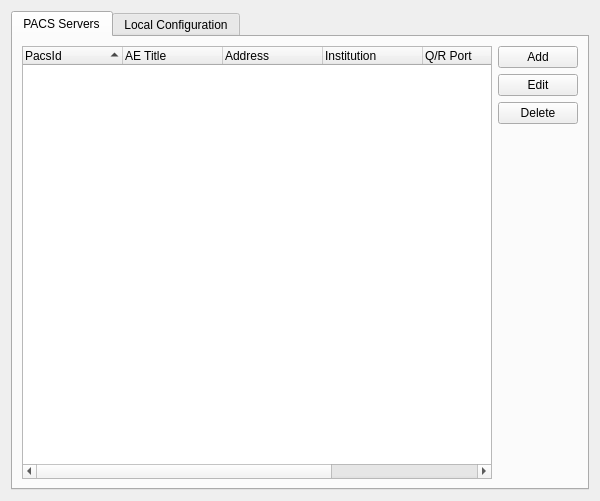
<?xml version="1.0" encoding="UTF-8"?>
<ui version="4.0">
 <class>QPacsConfigurationScreenBase</class>
 <widget class="QWidget" name="QPacsConfigurationScreenBase">
  <property name="geometry">
   <rect>
    <x>0</x>
    <y>0</y>
    <width>600</width>
    <height>501</height>
   </rect>
  </property>
  <property name="windowTitle">
   <string>PACS Configuration</string>
  </property>
  <property name="windowIcon">
   <iconset resource="../main/themes/starviewer/starviewer.qrc">
    <normaloff>:/images/icons/preferences-system-network.svg</normaloff>:/images/icons/preferences-system-network.svg</iconset>
  </property>
  <layout class="QHBoxLayout" name="horizontalLayout">
   <item>
    <widget class="QTabWidget" name="tabConfiguration">
     <property name="currentIndex">
      <number>0</number>
     </property>
     <widget class="QWidget" name="tab_3">
      <attribute name="title">
       <string>PACS Servers</string>
      </attribute>
      <layout class="QHBoxLayout" name="horizontalLayout_3">
       <item>
        <widget class="QTreeWidget" name="m_PacsTreeView">
         <property name="alternatingRowColors">
          <bool>true</bool>
         </property>
         <property name="selectionBehavior">
          <enum>QAbstractItemView::SelectRows</enum>
         </property>
         <property name="indentation">
          <number>20</number>
         </property>
         <property name="rootIsDecorated">
          <bool>false</bool>
         </property>
         <property name="uniformRowHeights">
          <bool>false</bool>
         </property>
         <property name="itemsExpandable">
          <bool>false</bool>
         </property>
         <property name="sortingEnabled">
          <bool>true</bool>
         </property>
         <column>
          <property name="text">
           <string>PacsId</string>
          </property>
         </column>
         <column>
          <property name="text">
           <string>AE Title</string>
          </property>
         </column>
         <column>
          <property name="text">
           <string>Address</string>
          </property>
         </column>
         <column>
          <property name="text">
           <string>Institution</string>
          </property>
         </column>
         <column>
          <property name="text">
           <string>Q/R Port</string>
          </property>
         </column>
         <column>
          <property name="text">
           <string>Send Port</string>
          </property>
         </column>
         <column>
          <property name="text">
           <string>Default Query PACS</string>
          </property>
         </column>
         <column>
          <property name="text">
           <string/>
          </property>
         </column>
        </widget>
       </item>
       <item>
        <layout class="QVBoxLayout" name="verticalLayout">
         <item>
          <widget class="QPushButton" name="m_buttonAddPacs">
           <property name="toolTip">
            <string>Add a new PACS to the list</string>
           </property>
           <property name="text">
            <string>Add</string>
           </property>
           <property name="icon">
            <iconset resource="../main/themes/starviewer/starviewer.qrc">
             <normaloff>:/images/icons/list-add.svg</normaloff>:/images/icons/list-add.svg</iconset>
           </property>
          </widget>
         </item>
         <item>
          <widget class="QPushButton" name="m_buttonEditPacs">
           <property name="toolTip">
            <string>Edit parameters of the selected PACS</string>
           </property>
           <property name="text">
            <string>Edit</string>
           </property>
           <property name="icon">
            <iconset resource="../main/themes/starviewer/starviewer.qrc">
             <normaloff>:/images/icons/pencil.svg</normaloff>:/images/icons/pencil.svg</iconset>
           </property>
          </widget>
         </item>
         <item>
          <widget class="QPushButton" name="m_buttonDeletePacs">
           <property name="toolTip">
            <string>Delete selected PACS</string>
           </property>
           <property name="text">
            <string>Delete</string>
           </property>
           <property name="icon">
            <iconset resource="../main/themes/starviewer/starviewer.qrc">
             <normaloff>:/images/icons/edit-delete.svg</normaloff>:/images/icons/edit-delete.svg</iconset>
           </property>
          </widget>
         </item>
         <item>
          <spacer name="verticalSpacer">
           <property name="orientation">
            <enum>Qt::Vertical</enum>
           </property>
           <property name="sizeHint" stdset="0">
            <size>
             <width>20</width>
             <height>40</height>
            </size>
           </property>
          </spacer>
         </item>
        </layout>
       </item>
      </layout>
     </widget>
     <widget class="QWidget" name="TabPage_2">
      <attribute name="title">
       <string>Local Configuration</string>
      </attribute>
      <layout class="QVBoxLayout" name="verticalLayout_3">
       <item>
        <widget class="QLabel" name="label_15">
         <property name="font">
          <font>
           <weight>75</weight>
           <bold>true</bold>
          </font>
         </property>
         <property name="text">
          <string>Local DICOM Configuration</string>
         </property>
        </widget>
       </item>
       <item>
        <layout class="QGridLayout" name="gridLayout_3">
         <item row="0" column="0">
          <widget class="QLabel" name="textLabel3">
           <property name="text">
            <string>Local Machine AE Title:</string>
           </property>
          </widget>
         </item>
         <item row="0" column="1">
          <widget class="QLineEdit" name="m_textAETitleMachine">
           <property name="maxLength">
            <number>16</number>
           </property>
          </widget>
         </item>
         <item row="1" column="0">
          <widget class="QLabel" name="textLabel5">
           <property name="text">
            <string>Max. Seconds for Timeout:</string>
           </property>
          </widget>
         </item>
         <item row="1" column="1">
          <widget class="QLineEdit" name="m_textTimeout">
           <property name="maxLength">
            <number>8</number>
           </property>
          </widget>
         </item>
         <item row="2" column="0">
          <widget class="QLabel" name="textLabel6">
           <property name="text">
            <string>Incoming Connections Port:</string>
           </property>
          </widget>
         </item>
         <item row="2" column="1">
          <widget class="QLineEdit" name="m_textLocalPort">
           <property name="maxLength">
            <number>8</number>
           </property>
          </widget>
         </item>
         <item row="3" column="0">
          <widget class="QLabel" name="textLabel7">
           <property name="text">
            <string>Max. Simultaneous Connections:</string>
           </property>
          </widget>
         </item>
         <item row="3" column="1">
          <widget class="QLineEdit" name="m_textMaxConnections">
           <property name="maxLength">
            <number>8</number>
           </property>
          </widget>
         </item>
         <item row="1" column="2" rowspan="3">
          <widget class="QFrame" name="m_warningFrameIncomingConnectionsPortInUse">
           <layout class="QHBoxLayout" name="horizontalLayout_2">
            <property name="leftMargin">
             <number>0</number>
            </property>
            <property name="topMargin">
             <number>0</number>
            </property>
            <property name="rightMargin">
             <number>0</number>
            </property>
            <property name="bottomMargin">
             <number>0</number>
            </property>
            <item>
             <widget class="QLabel" name="label_16">
              <property name="minimumSize">
               <size>
                <width>16</width>
                <height>16</height>
               </size>
              </property>
              <property name="maximumSize">
               <size>
                <width>16</width>
                <height>16</height>
               </size>
              </property>
              <property name="styleSheet">
               <string notr="true">image: url(:/images/icons/emblem-warning.svg)</string>
              </property>
             </widget>
            </item>
            <item>
             <widget class="QLabel" name="label_13">
              <property name="text">
               <string>This port is in use by another application.</string>
              </property>
              <property name="wordWrap">
               <bool>true</bool>
              </property>
             </widget>
            </item>
           </layout>
          </widget>
         </item>
        </layout>
       </item>
       <item>
        <widget class="QLabel" name="label_14">
         <property name="font">
          <font>
           <weight>75</weight>
           <bold>true</bold>
          </font>
         </property>
         <property name="text">
          <string>Institution Contact Information</string>
         </property>
        </widget>
       </item>
       <item>
        <layout class="QGridLayout" name="gridLayout_4">
         <item row="0" column="0">
          <widget class="QLabel" name="label_3">
           <property name="text">
            <string>Institution:</string>
           </property>
          </widget>
         </item>
         <item row="0" column="1" colspan="3">
          <widget class="QLineEdit" name="m_textInstitutionName">
           <property name="maxLength">
            <number>150</number>
           </property>
          </widget>
         </item>
         <item row="1" column="0">
          <widget class="QLabel" name="label_4">
           <property name="text">
            <string>Address:</string>
           </property>
          </widget>
         </item>
         <item row="1" column="1" colspan="3">
          <widget class="QLineEdit" name="m_textInstitutionAddress">
           <property name="maxLength">
            <number>150</number>
           </property>
          </widget>
         </item>
         <item row="2" column="0">
          <widget class="QLabel" name="label_5">
           <property name="text">
            <string>City:</string>
           </property>
          </widget>
         </item>
         <item row="2" column="1">
          <widget class="QLineEdit" name="m_textInstitutionTown">
           <property name="maxLength">
            <number>100</number>
           </property>
          </widget>
         </item>
         <item row="2" column="2">
          <widget class="QLabel" name="label_6">
           <property name="text">
            <string>ZIP Code:</string>
           </property>
          </widget>
         </item>
         <item row="2" column="3">
          <widget class="QLineEdit" name="m_textInstitutionZipCode">
           <property name="maximumSize">
            <size>
             <width>150</width>
             <height>16777215</height>
            </size>
           </property>
           <property name="maxLength">
            <number>20</number>
           </property>
          </widget>
         </item>
         <item row="3" column="0">
          <widget class="QLabel" name="label_7">
           <property name="text">
            <string>Country:</string>
           </property>
          </widget>
         </item>
         <item row="3" column="1" colspan="3">
          <widget class="QLineEdit" name="m_textInstitutionCountry">
           <property name="maxLength">
            <number>100</number>
           </property>
          </widget>
         </item>
         <item row="4" column="0">
          <widget class="QLabel" name="label_8">
           <property name="text">
            <string>Email:</string>
           </property>
          </widget>
         </item>
         <item row="4" column="1">
          <widget class="QLineEdit" name="m_textInstitutionEmail">
           <property name="maxLength">
            <number>150</number>
           </property>
          </widget>
         </item>
         <item row="4" column="2">
          <widget class="QLabel" name="label_9">
           <property name="text">
            <string>Phone Number:</string>
           </property>
          </widget>
         </item>
         <item row="4" column="3">
          <widget class="QLineEdit" name="m_textInstitutionPhoneNumber">
           <property name="maximumSize">
            <size>
             <width>150</width>
             <height>16777215</height>
            </size>
           </property>
           <property name="maxLength">
            <number>100</number>
           </property>
          </widget>
         </item>
        </layout>
       </item>
       <item>
        <spacer>
         <property name="orientation">
          <enum>Qt::Vertical</enum>
         </property>
         <property name="sizeHint" stdset="0">
          <size>
           <width>20</width>
           <height>40</height>
          </size>
         </property>
        </spacer>
       </item>
      </layout>
     </widget>
    </widget>
   </item>
  </layout>
 </widget>
 <resources>
  <include location="../main/themes/starviewer/starviewer.qrc"/>
 </resources>
 <connections/>
</ui>
